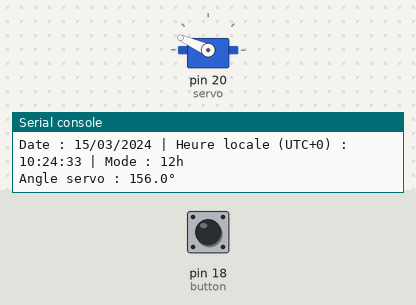
This program was run on a simulated MicroPython board. Parts: servo, the last lines printed to the serial console. The test bench sets the inputs (shaded band); at power-on: pin 18 (button) HIGH. WiFi joins after 1.5 s; the clock reads 2024-03-15 10:24:30 at power-on unless the program sets it; servo angles are drawn from the pulse width (0.5 ms = 0°, 2.5 ms = 180°).

Above: at 3.2 s.
3.3 s: pin 18 (button) pulled LOW for 0.15 s
At 4.4 s:
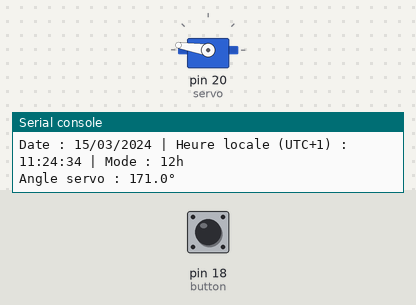
5.2 s: pin 18 (button) pulled LOW for 1 s
At 6.8 s:
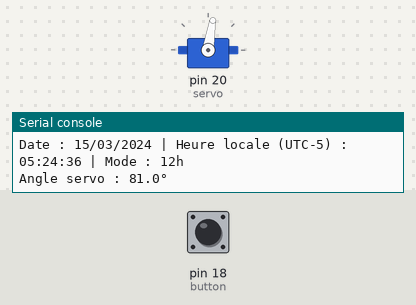
7.7 s: pin 18 (button) pulled LOW for 3.2 s
At 8.9 s:
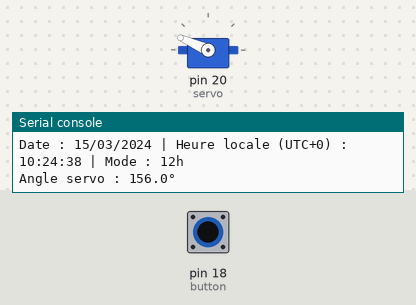
12.4 s: pin 18 (button) pulsed LOW 5 times (0.12 s each, 0.3 s apart)
At 13.2 s:
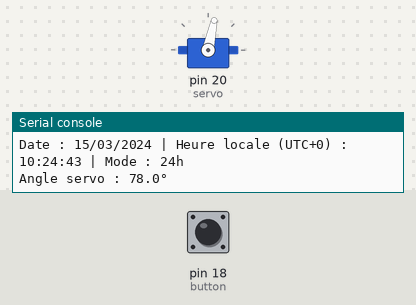
Timing chart, 0 to 15.5 s (numbered marks = the images above; inputs shaded):
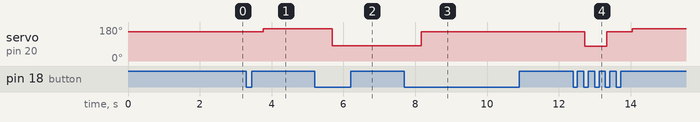

The program:

projet5micropython.py
```python
import network      # Gestion du Wi-Fi
import ntptime      # Synchronisation NTP
import time         # Gestion du temps
from machine import Pin, PWM  # Contrôle des GPIO et PWM

# Connexion Wi-Fi
ssid = 'iPhone de Martin'      # SSID du réseau
password = '...'        # Mot de passe Wi-Fi

wlan = network.WLAN(network.STA_IF)  # Mode station
wlan.active(True)                    # Active le Wi-Fi
wlan.connect(ssid, password)         # Connexion au réseau

while not wlan.isconnected():        # Attente de la connexion
    print("Connexion Wi-Fi...")
    time.sleep(1)

print("Connecté !")                  # Confirmation

# Synchronisation NTP
try:
    ntptime.settime()                # Met à jour l'heure interne
    print("Heure synchronisée via NTP.")
except:
    print("Erreur NTP, utilisation de l'heure interne.")  # Si NTP échoue

# Configuration du bouton
button = Pin(18, Pin.IN, Pin.PULL_UP)  # Bouton en entrée avec pull-up
last_state = 1                         # État précédent
click_time = 0                         # Temps du clic
click_pending = False                  # Indicateur clic en attente
last_boucle = 0                        # Dernier tick pour anti-rebond

# Paramètres
timezones = [0, 1, -5]                 # Liste des fuseaux horaires
tz_index = 0                           # Index du fuseau courant
mode_24h = False                       # False = 12h, True = 24h

# Servo
servo = PWM(Pin(20))                   # Servo sur GPIO 20
servo.freq(50)                         # Fréquence standard servo

def set_servo_angle(angle):
    # Convertit un angle (0-180°) en signal PWM pour le servo
    duty = int(1638 + (angle / 180) * (8192 - 1638))
    servo.duty_u16(duty)

# Boucle principale
try:
    while True:
        current_state = button.value()                # Lecture bouton

        if time.ticks_ms() - last_boucle > 50:        # Anti-rebond (50 ms)
            now = time.ticks_ms()

            # Détection clic
            if last_state == 1 and current_state == 0:  # Front descendant
                if click_pending and (now - click_time < 400):  # Double-clic
                    mode_24h = not mode_24h                     # Change mode
                    print("Mode changé :", "24h" if mode_24h else "12h")
                    click_pending = False
                else:                                           # Premier clic
                    click_pending = True
                    click_time = now

            # Si clic en attente et délai écoulé → simple clic
            if click_pending and (now - click_time >= 400):
                tz_index = (tz_index + 1) % len(timezones)      # Change fuseau
                print(f"Fuseau horaire changé → UTC{timezones[tz_index]:+d}")
                click_pending = False

            last_state = current_state

            # Application fuseau horaire
            offset = timezones[tz_index]                       # Décalage UTC
            t = time.time() + offset * 3600                    # Temps ajusté
            year, month, day, hour, minute, second, _, _ = time.localtime(t)

            print(f"Date : {day:02}/{month:02}/{year} | Heure locale (UTC{offset:+d}) : {hour:02}:{minute:02}:{second:02} | Mode : {'24h' if mode_24h else '12h'}")

            # Calcul angle servo
            if mode_24h:
                total_minutes = hour * 60 + minute             # Minutes totales
                angle = total_minutes * (180 / 1440)
            else:
                hour_12 = hour % 12                            # Heure en 12h
                angle = (hour_12 * 60 + minute) * (180 / 720)

            print(f"Angle servo : {angle:.1f}°")
            set_servo_angle(angle)                             # Applique angle

            last_boucle = time.ticks_ms()                      # Mise à jour tick

except KeyboardInterrupt:
    print("\nProgramme interrompu par Ctrl+C.")               # Arrêt propre
    servo.deinit()
    wlan.active(False)                                         # Coupe Wi-Fi
```

Measured:
- after the input at 3.3 s, servo on pin 20 (servo): 156° → 171° after 0.47 s
- after the input at 5.2 s, servo on pin 20 (servo): 171° → 81° after 0.49 s
- after the input at 7.7 s, servo on pin 20 (servo): 81° → 156° after 0.47 s
- after the input at 12.4 s, servo on pin 20 (servo): 156° → 78° after 0.33 s, → 156° 0.60 s later, → 171° 0.71 s later
